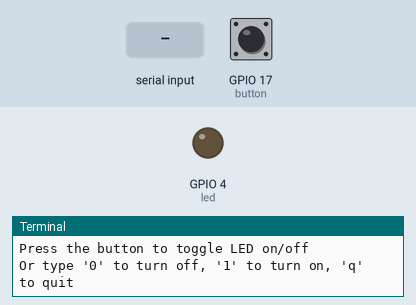
This program was run on a simulated Raspberry Pi (BCM pin numbers). Parts: output pins drawn as LEDs (lit = HIGH), the last lines printed to the terminal. The inputs (shaded band) are chosen by the test bench; at power-on: GPIO 17 (button) HIGH. At 10.6 s the program stops and its outputs stay as they are.

Above: at 1.2 s.
1.3 s: GPIO 17 (button) pulled LOW for 3.2 s
At 5.2 s:
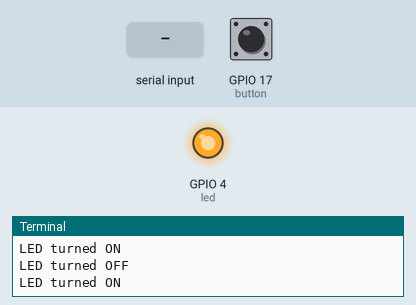
7.5 s: "0" typed at the terminal, then Enter
At 8.7 s:
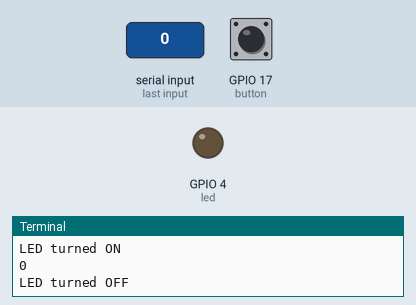
9.0 s: GPIO 17 (button) pulled LOW for 0.15 s
At 10.2 s:
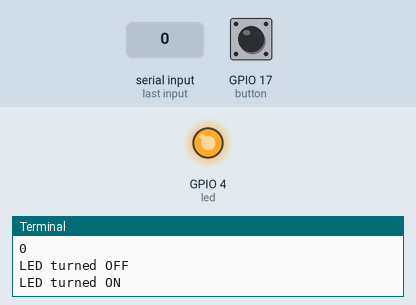
10.6 s: "q" typed at the terminal, then Enter
At 11.3 s:
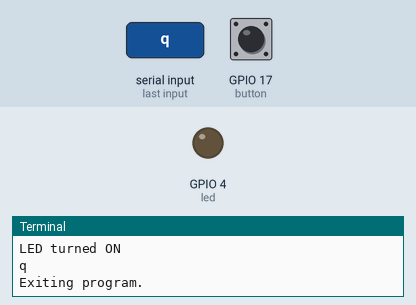
Timing chart, 0 to 12.1 s (numbered marks = the images above; inputs shaded):
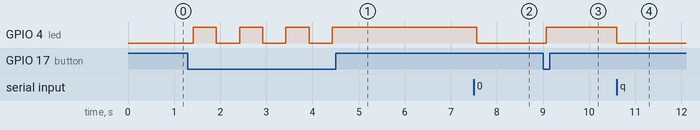

Measured:
- after the input at 1.3 s, GPIO 4 (led): alternates HIGH for 0.50 s and LOW for 0.50 s, 7 changes in all, then stays HIGH, starting after 0.12 s
- after the input at 7.5 s, GPIO 4 (led): HIGH → LOW after 0.06 s
- after the input at 9.0 s, GPIO 4 (led): LOW → HIGH after 0.07 s
- after the input at 10.6 s, GPIO 4 (led): HIGH → LOW at once

The program:

button_led.py
```python
from gpiozero import LED, Button
from time import sleep

# Initialize LED and Button
led = LED(4)
button = Button(17)  # Connect push button to GPIO 18

# LED state tracking
led_state = False

print("LED Control with Push Button")
print("Press the button to toggle LED on/off")
print("Or type '0' to turn off, '1' to turn on, 'q' to quit")

while True:
    # Check if button is pressed
    if button.is_pressed:
        led_state = not led_state  # Toggle LED state
        if led_state:
            led.on()
            print("LED turned ON")
        else:
            led.off()
            print("LED turned OFF")
        sleep(0.3)  # Debounce delay to prevent multiple triggers

    # Check for keyboard input (non-blocking)
    try:
        import sys
        import select

        # Check if there's input available (non-blocking)
        if select.select([sys.stdin], [], [], 0.1)[0]:
            user_input = input().strip()

            if user_input == '1':
                led.on()
                led_state = True
                print("LED turned ON")
            elif user_input == '0':
                led.off()
                led_state = False
                print("LED turned OFF")
            elif user_input.lower() == 'q':
                print("Exiting program.")
                break
            else:
                print("Invalid input. Use '0', '1', or 'q' to quit.")
    except:
        pass  # No input available, continue with button monitoring

    sleep(0.1)  # Small delay to prevent excessive CPU usage
```
